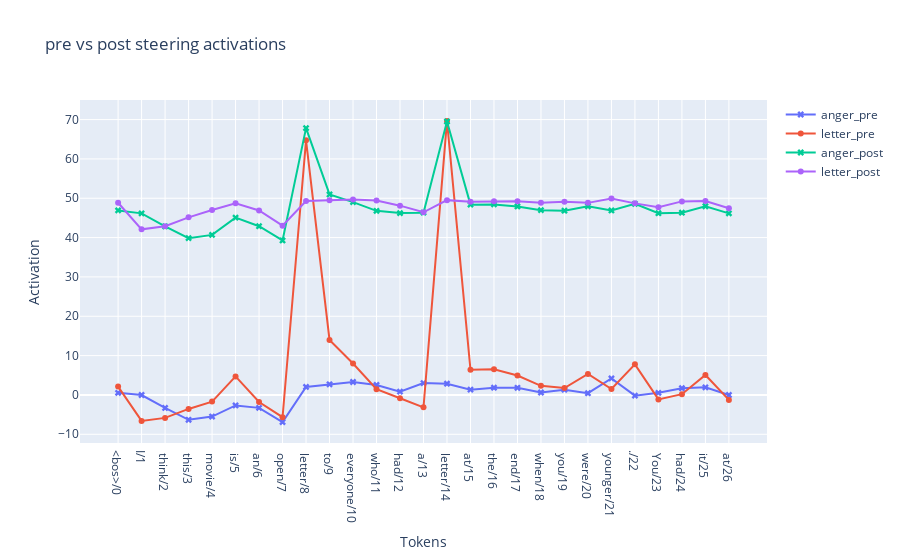

Notebook source saved alongside this figure:
### Code cell
out_toks = model.to_str_tokens(gen_texts[-1])
out_toks = [s + f"/{i}" for i,  s in enumerate(out_toks)]

fig = go.Figure()
fig.add_trace(go.Scatter(x=out_toks,y=acts_pre[0, :, 0],mode='lines+markers',name='anger_pre', marker={'symbol':'x'}))
fig.add_trace(go.Scatter(x=out_toks,y=acts_pre[0, :, 1],mode='lines+markers',name='letter_pre'))
fig.add_trace(go.Scatter(x=out_toks,y=acts_post[0, :, 0],mode='lines+markers',name='anger_post', marker={'symbol':'x'}))
fig.add_trace(go.Scatter(x=out_toks,y=acts_post[0, :, 1],mode='lines+markers',name='letter_post'))
fig.update_layout(title='pre vs post steering activations', xaxis_title='Tokens', yaxis_title='Activation')

### Figure 1 — Plotly figure (JSON) as saved in the notebook; plotly's stock layout.template omitted (floating-point values rounded to 4 significant figures)
{"data": [{"marker": {"symbol": "x"}, "mode": "lines+markers", "name": "anger_pre", "type": "scatter", "x": ["<bos>/0", "I/1", " think/2", " this/3", " movie/4", " is/5", " an/6", " open/7", " letter/8", " to/9", " everyone/10", " who/11", " had/12", " a/13", " letter/14", " at/15", " the/16", " end/17", " when/18", " you/19", " were/20", " younger/21", "./22", " You/23", " had/24", " it/25", " at/26", " the/27"], "y": [0.5315, -0.01715, -3.301, -6.318, -5.496, -2.666, -3.284, -6.902, 2.038, 2.707, 3.292, 2.525, 0.8343, 3.013, 2.859, 1.34, 1.847, 1.82, 0.6239, 1.33, 0.4413, 4.208, -0.1752, 0.5372, 1.702, 1.934, -0.01196]}, {"mode": "lines+markers", "name": "letter_pre", "type": "scatter", "x": ["<bos>/0", "I/1", " think/2", " this/3", " movie/4", " is/5", " an/6", " open/7", " letter/8", " to/9", " everyone/10", " who/11", " had/12", " a/13", " letter/14", " at/15", " the/16", " end/17", " when/18", " you/19", " were/20", " younger/21", "./22", " You/23", " had/24", " it/25", " at/26", " the/27"], "y": [2.121, -6.599, -5.829, -3.555, -1.694, 4.706, -1.796, -5.66, 64.73, 13.97, 7.991, 1.466, -0.8271, -3.159, 69.66, 6.4, 6.507, 4.931, 2.316, 1.759, 5.328, 1.517, 7.781, -1.14, 0.1958, 5.078, -1.261]}, {"marker": {"symbol": "x"}, "mode": "lines+markers", "name": "anger_post", "type": "scatter", "x": ["<bos>/0", "I/1", " think/2", " this/3", " movie/4", " is/5", " an/6", " open/7", " letter/8", " to/9", " everyone/10", " who/11", " had/12", " a/13", " letter/14", " at/15", " the/16", " end/17", " when/18", " you/19", " were/20", " younger/21", "./22", " You/23", " had/24", " it/25", " at/26", " the/27"], "y": [46.91, 46.16, 42.87, 39.86, 40.68, 45.08, 42.89, 39.27, 67.83, 50.97, 49.01, 46.8, 46.22, 46.34, 69.51, 48.38, 48.44, 47.91, 46.98, 46.83, 47.97, 46.9, 48.59, 46.2, 46.33, 47.97, 46.16]}, {"mode": "lines+markers", "name": "letter_post", "type": "scatter", "x": ["<bos>/0", "I/1", " think/2", " this/3", " movie/4", " is/5", " an/6", " open/7", " letter/8", " to/9", " everyone/10", " who/11", " had/12", " a/13", " letter/14", " at/15", " the/16", " end/17", " when/18", " you/19", " were/20", " younger/21", "./22", " You/23", " had/24", " it/25", " at/26", " the/27"], "y": [48.86, 42.1, 42.87, 45.14, 47.01, 48.7, 46.9, 43.04, 49.28, 49.5, 49.67, 49.45, 48.12, 46.43, 49.52, 49.09, 49.24, 49.24, 48.88, 49.09, 48.83, 49.94, 48.7, 47.72, 49.2, 49.27, 47.44]}], "layout": {"title": {"text": "pre vs post steering activations"}, "xaxis": {"title": {"text": "Tokens"}}, "yaxis": {"title": {"text": "Activation"}}}}
